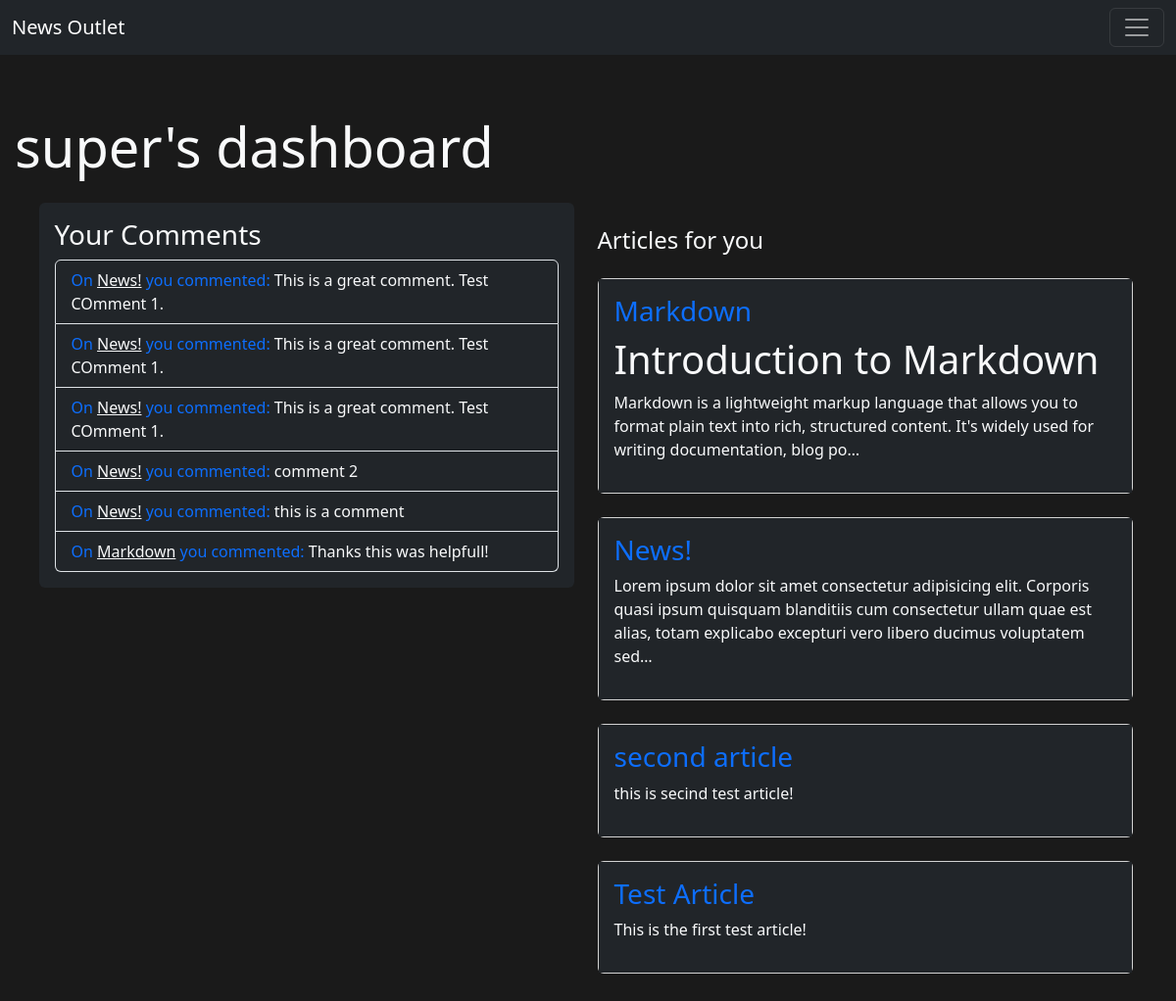
Screenshot of /reader_dashboard/ (signed in) with the database file from the repository.
### news_outlet/models.py (models this page shows, shortened)
class User(AbstractUser):
    USER_TYPE_CHOICES = (
        ('reader', 'Reader'),
        ('admin', 'Admin'),
    )
    user_type = models.CharField(max_length=10, choices=USER_TYPE_CHOICES)

class Comment(models.Model):
    article = models.ForeignKey(Article, on_delete=models.CASCADE)
    author = models.ForeignKey(User, on_delete=models.CASCADE)
    content = models.TextField()
    created_at = models.DateTimeField(auto_now_add=True)

class Article(models.Model):
    author = models.ForeignKey(User, on_delete=models.CASCADE)
    title = models.CharField(max_length=200)
    created_at = models.DateTimeField(auto_now_add=True)
    content = models.TextField()  # Store the article content in Markdown format
    bookmarked_by = models.ManyToManyField(User, related_name='bookmarked_articles', blank=True)
    def get_rendered_content(self):
        return markdown2.markdown(self.content)

### news_outlet/views.py (the view)
# urls.py: path('reader_dashboard/', views.reader_dashboard, name='reader_dashboard'),
@login_required
def reader_dashboard(request):
    articles = Article.objects.all().order_by("-created_at")
    context = {'articles': articles}
    return render(request, 'news_outlet/reader_dashboard.html', context)

### news_outlet/templates/news_outlet/reader_dashboard.html
{% extends 'news_outlet/layout.html' %}
{% block body %}
    <br><br><br>
    <h2 class="text-light display-4 my-4">
        {{ request.user.username }}'s dashboard
    </h2>
    <div class="container">
        <div class="row">
            <div class="col-md-6">
                <div class="bg-dark p-3 rounded">
                    <h3 class="text-light">Your Comments</h3>
                    <ul class="list-group">
                        {% for comment in request.user.comment_set.all %}
                            <li class="list-group-item bg-dark text-light">
                                <span class="text-primary">On</span>
                                <a href="{% url 'article_detail' comment.article.pk %}" class="text-light">{{ comment.article.title }}</a>
                                <span class="text-primary">you commented:</span>
                                {{ comment.content }}
                            </li>
                        {% endfor %}
                    </ul>
                </div>
            </div>
            <div class="col-md-6">
                <h4 class="text-light my-4">Articles for you</h4>
                {% for article in articles %}
                    <div class="card mb-4">
                        <div class="card-body bg-dark">
                            <h3 class="card-title "><a href="{% url 'article_detail' article.pk %}" style="text-decoration: none;" >{{article.title}}</a></h3>
                            <div class="card-text text-light white-space: pre-line">
                                {{ article.get_rendered_content|truncatechars:200|safe }}
                            </div>
                        </div>
                    </div>
                {% endfor %}
            </div>
        </div>
    </div>
{% endblock %}

### news_outlet/static/news_outlet/styles.css (style rules this page uses)
body { margin: 10px; padding: 10px; padding-left: 5px; background-color: #1A1A1A; color: #D3D3D3; }

### rows the page displays
User: user.username "super"
Comment: article "News!", content "This is a great comment. Test COmment 1."
Comment: article "News!", content "This is a great comment. Test COmment 1."
Comment: article "News!", content "This is a great comment. Test COmment 1."
Comment: article "News!", content "comment 2"
Comment: article "News!", content "this is a comment"
Comment: article "Markdown", content "Thanks this was helpfull!"
Article: title "Markdown", get_rendered_content "Introduction to Markdown Markdown is a lightweight markup language that allows you to format plain text into rich, structured content. It's widely used for writing documentation, blog po…"
Article: title "News!", get_rendered_content "Lorem ipsum dolor sit amet consectetur adipisicing elit. Corporis quasi ipsum quisquam blanditiis cum consectetur ullam quae est alias, totam explicabo excepturi vero libero ducimus voluptatem sed…"
Article: title "second article", get_rendered_content "this is secind test article!"
Article: title "Test Article", get_rendered_content "This is the first test article!"
